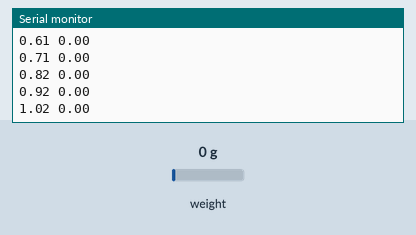
A sketch run on a simulated Arduino Uno, built with avr-gcc and run on an emulated ATmega328P. On the bench: the last lines printed to the serial monitor. Inputs (shaded band) come from the test bench; at power-on: weight on the scale 0 g.

Above: at 2.2 s.
2.3 s: weight on the scale set to 100 g
At 2.33 s:
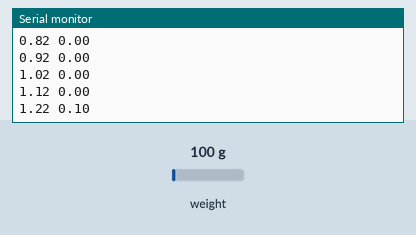
3.8 s: weight on the scale set to 1250 g
At 3.86 s:
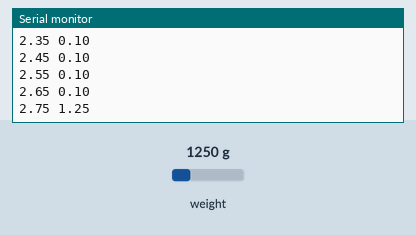
Timing chart, 0 to 6.8 s (numbered marks = the images above; inputs shaded):
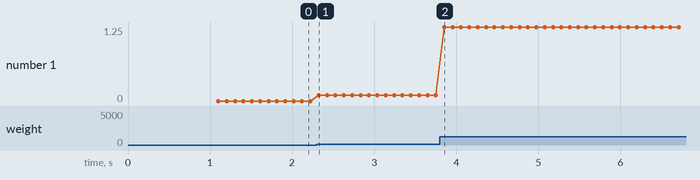

The sketch:

firmware.ino
```cpp
#include "HX711.h"
#include "Streaming.h"

const uint8_t Dat_Pin = A1;
const uint8_t SCK_Pin = A0;
const uint8_t Gain = 128;
//const uint8_t Gain = 32;
const uint32_t Baudrate = 115200;

HX711 scale;

void setup()
{

  Serial.begin(Baudrate);
  scale.begin(Dat_Pin, SCK_Pin, Gain);
  scale.power_up();

  scale.set_scale(20000.f);
  scale.tare();
}

void loop()
{
    static uint32_t count = 0;
    static uint32_t t_start_ms = millis();
    uint32_t t_elapsed_ms = millis() - t_start_ms;
    double t_elapsed_s = 1.0e-3*t_elapsed_ms;


    double value = scale.get_units(1);
    Serial << t_elapsed_s << " " << value << endl;
    //long raw = scale.read();
    //Serial << t_elapsed_s << " " << raw << endl;
    delay(1);
    count++;
}
```

Measured:
- after the input at 2.3 s, the serial monitor: prints a new line at once (image 1)
